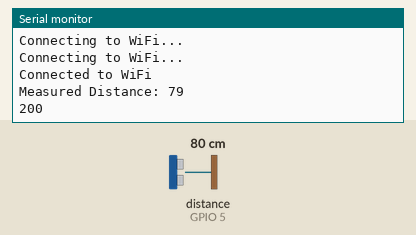
Bench run of a sketch on a simulated ESP32. On the bench: the last lines printed to the serial monitor. Wiring (inferred from the names in the program): ultrasonic range finder: trigger GPIO 19; echo GPIO 5. Inputs (shaded band) come from the test bench; at power-on: distance to the obstacle (sensor on GPIO 5) 80 cm. The echo pulse lasts 58.3 µs per cm; WiFi joins after 1.5 s; servers stay silent unless stated; uploads are accepted with an empty reply.

Above: at 3.2 s.
3.3 s: distance to the obstacle (sensor on GPIO 5) set to 2 cm
At 7.36 s:
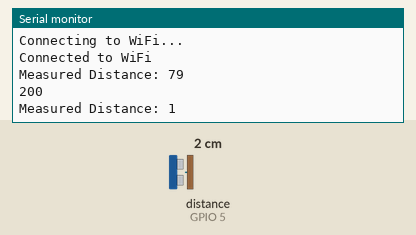
9.1 s: distance to the obstacle (sensor on GPIO 5) set to 4 cm
At 13.2 s:
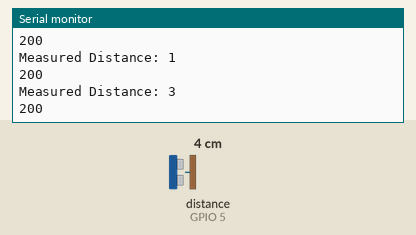
Timing chart, 0 to 14.7 s (numbered marks = the images above; inputs shaded):
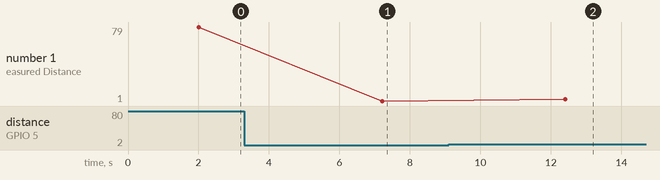

The sketch:

main.ino
```cpp
#include <WiFi.h>
#include <HTTPClient.h>

const char* ssid = "vivo1724";
const char* password = "97654321";

const char* serverName = "http://192.168.43.169:5000/ultrasonic";

const int trigPin = 19;
const int echoPin = 5;

void setup() {
  Serial.begin(9600);
  WiFi.begin(ssid, password);
  while (WiFi.status() != WL_CONNECTED) {
    delay(1000);
    Serial.println("Connecting to WiFi...");
  }
  Serial.println("Connected to WiFi");
  pinMode(trigPin, OUTPUT);
  pinMode(echoPin, INPUT);
}

void loop() {
  digitalWrite(trigPin, LOW);
  delayMicroseconds(2);
  digitalWrite(trigPin, HIGH);
  delayMicroseconds(10);
  digitalWrite(trigPin, LOW);

  long duration = pulseIn(echoPin, HIGH);
  int distance = duration * 0.034 / 2;

  Serial.print("Measured Distance: ");
  Serial.println(distance);

  if (WiFi.status() == WL_CONNECTED) {
    HTTPClient http;
    http.begin(serverName);
    http.addHeader("Content-Type", "application/json");

    String postData = "{\"distance\":" + String(distance) + "}";

    int httpResponseCode = http.POST(postData);

    if (httpResponseCode > 0) {
      String response = http.getString();
      Serial.println(httpResponseCode);
      Serial.println(response);
    } else {
      Serial.print("Error on sending POST: ");
      Serial.println(httpResponseCode);
    }

    http.end();
  } else {
    Serial.println("Error in WiFi connection");
  }

  delay(5000);
}
```

Measured:
- after the input at 3.3 s, the serial monitor: prints a new line after 3.9 s (image 1)
- after the input at 9.1 s, the serial monitor: prints a new line after 3.3 s (image 2)
- plotted number 1: 79 → 1 after the input at 3.3 s, 1 → 3 after the input at 9.1 s
